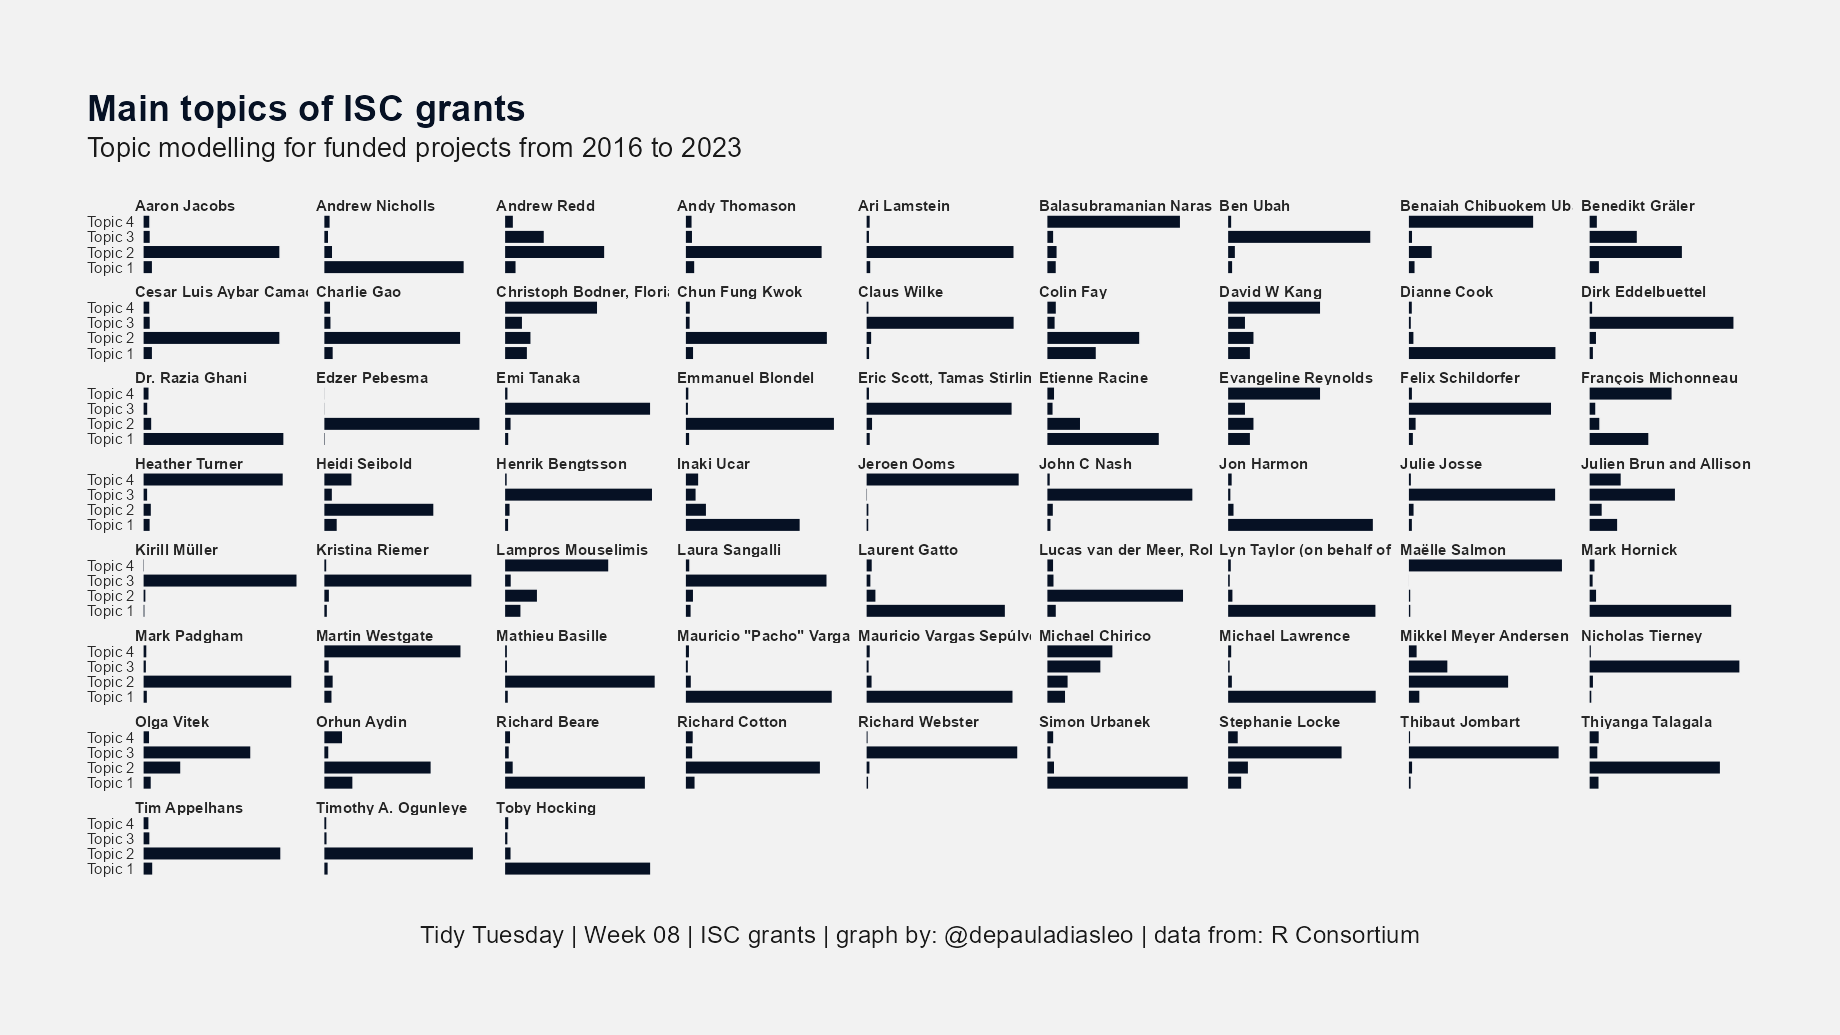

The script that saved this image:
# Título: TidyTuesday | Semana 08 | ISRC Grants
# Script por: @depauladiasleo
# Última atualização: fevereiro 2024


# Descrição:


# Preparação -------------------------------------------------------------------



## Bibliotecas -----------------------------------------------------------------


library(tidyverse)
library(tidytuesdayR)
library(tidytext)
library(stm)


# Importação de dados ----------------------------------------------------------


tuesdata <- tidytuesdayR::tt_load(2024, 8)


df <- tuesdata$isc_grants


# Faxina de dados --------------------------------------------------------------


## Unnesting and counting ------------------------------------------------------


df_word <- 
  df |> 
  select(-website) |> 
  unnest_tokens(word, title) |> 
  anti_join(get_stopwords())


df_word |> 
  count(word, proposed_by, sort = TRUE)


## Sparse ----------------------------------------------------------------------


df_sparse <- 
  df_word |> 
  count(word, proposed_by, sort = TRUE) |> 
  cast_sparse(proposed_by, word, n)


## Structural Topic Model ------------------------------------------------------


set.seed(123)


topic_model <- stm(df_sparse, K = 4)


summary(topic_model)


tidy(topic_model, matrix = "frex")

## Gamma ---------------------------------------------------------------------

## Looking for the probability of a project to pertain to one of the four topics


title_gamma <- 
  tidy(topic_model, matrix = "gamma", document_names = rownames(df_sparse))


# Visualização -----------------------------------------------------------------


## Texto -----------------------------------------------------------------------


títulos <- list(título = "Main topics of ISC grants",
                subtítulo = "Topic modelling for funded projects from 2016 to 2023",
                legenda = "Tidy Tuesday | Week 08 | ISC grants | graph by: @depauladiasleo | data from: R Consortium")



## Paleta de cores -------------------------------------------------------------


col1 <- "#1e51a4"

col2 <- "#102b57"

col3 <- "#061124"


title_col <- "gray10"

text_col <- "gray15"


bg_col <- "gray95"



## Fontes ----------------------------------------------------------------------



## Gráfico ---------------------------------------------------------------------


title_gamma |> 
  mutate(topic = case_match(topic,
                            1 ~ "Topic 1",
                            2 ~ "Topic 2",
                            3 ~ "Topic 3",
                            4 ~ "Topic 4")) |> 
  ggplot(aes(gamma, topic)) +
  geom_col(fill = col3,
           color = bg_col) + 
  facet_wrap("document") +
  theme_void() +
  theme(plot.margin = margin(2, 2, 2, 2, "cm"),
        plot.background = element_rect(color = bg_col,
                                       fill = bg_col),
        plot.title = element_text(size = 24,
                                  color = col3,
                                  face = "bold"),
        plot.subtitle = element_text(size = 18,
                                     color = title_col,
                                     margin = margin(6, 0, 24, 0, "pt")),
        plot.title.position = "plot",
        plot.caption = element_text(size = 16,
                                    color = title_col,
                                    margin = margin(32, 0, 0, 0, "pt"),
                                    hjust = 0.5),
        plot.caption.position = "plot",
        axis.text.y = element_text(size = 10,
                                   color = text_col,
                                   hjust = 1),
        strip.text = element_text(size = 10,
                                  color = text_col,
                                  face = "bold",
                                  hjust = 0)) +
  labs(title = títulos$título,
       subtitle = títulos$subtítulo,
       caption = títulos$legenda)


# Exportação -------------------------------------------------------------------


ggview::ggview(width = 1600*1.15,
               height = 900*1.15,
               units = "px",
               dpi = 110)


ggsave("Week_08_ISC.png",
       width = 1600*1.15,
       height = 900*1.15,
       units = "px",
       dpi = 110)
